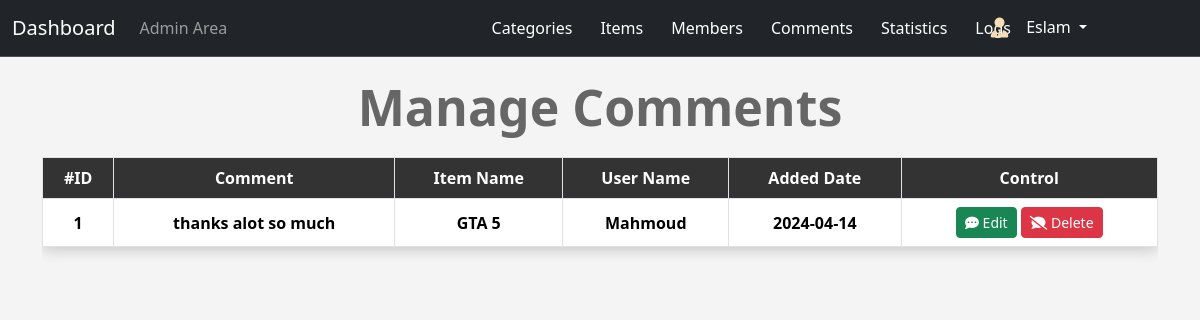
The app's page /admin/comments.php (signed in) with its own data.
### tables this page shows
CREATE TABLE `comments` (
  `c_id` int(11) NOT NULL,
  `comment` text NOT NULL,
  `comment_date` date NOT NULL,
  `status` tinyint(4) NOT NULL,
  `item_id` int(11) NOT NULL,
  `user_id` int(11) NOT NULL
);

CREATE TABLE `items` (
  `Item_ID` int(11) NOT NULL,
  `Name` varchar(255) NOT NULL,
  `Description` text NOT NULL,
  `Price` varchar(255) NOT NULL,
  `Add_Date` date NOT NULL,
  `Country_Made` varchar(255) NOT NULL,
  `Image` varchar(255) NOT NULL,
  `Status` varchar(255) NOT NULL,
  `Rating` smallint(6) NOT NULL,
  `Cat_ID` int(11) NOT NULL,
  `Member_ID` int(11) NOT NULL,
  `Approve` tinyint(4) NOT NULL DEFAULT 0
);

CREATE TABLE `users` (
  `UserID` int(11) NOT NULL,
  `Username` varchar(255) NOT NULL COMMENT 'User Name For Login',
  `Password` varchar(255) NOT NULL,
  `Email` varchar(255) NOT NULL,
  `FullName` varchar(255) NOT NULL,
  `GroupID` int(11) NOT NULL DEFAULT 0 COMMENT 'Identify Users Group',
  `TrustStatus` int(11) NOT NULL DEFAULT 0,
  `RegStatus` int(11) NOT NULL DEFAULT 0,
  `Date` date NOT NULL
);

### admin/comments.php (the view, shortened to what this page needs)
<?php
if (isset($_SESSION['Username'])) {
    include 'init.php';
    $do = isset($_GET['do']) ? $_GET['do'] : 'Manage';
    if($do == 'Manage'){
        $stmt = $con->prepare('SELECT comments.*, items.Name AS item_name, users.Username AS username FROM comments
        INNER JOIN items ON items.Item_ID = comments.item_id
        INNER JOIN users ON users.UserID = comments.user_id');
        $stmt->execute();
        $rows = $stmt->fetchAll();
        if (! empty($rows)) {
?>
        <h1 class="text-center">Manage Comments</h1>
            <div class="container">
                <div class="table-responsive">
                    <table class="main-table table table-bordered text-center">
                        <tr>
                            <td><strong>#ID</strong></td>
                            <td><strong>Comment</strong></td>
                            <td><strong>Item Name</strong></td>
                            <td><strong>User Name</strong></td>
                            <td><strong>Added Date</strong></td>
                            <td><strong>Control</strong></td>
                        </tr>
                        <?php
                        foreach ($rows as $row) {
                            echo '<tr>';
                                echo '<td><strong>' . $row['c_id'] . '</strong></td>';
                                echo '<td><strong>' . $row['comment'] . '</strong></td>';
                                echo '<td><strong>' . $row['item_name'] . '</strong></td>';
                                echo '<td><strong>' . $row['username'] . '</strong></td>';
                                echo '<td><strong>' . $row['comment_date'] . '</td>';
                                echo '<td>
                                    <a href="?do=Edit&comid=' . $row['c_id'] . '" class="btn btn-sm btn-success"><i class="fa-solid fa-comment-dots"></i> Edit</a>
                                    <a href="?do=Delete&comid='. $row['c_id'] . '" class="btn btn-sm btn-danger confirm"><i class="fa-solid fa-comment-slash"></i> Delete</a>';
                                echo '</td>';
                            echo '</tr>';
                        }
                        ?>
                    </table>
                </div>
            </div>
<?php
                    } else {
                        echo '<h1 class="text-center">Manage comments</h1>';
                    echo '<div class="container">';
                    echo '<div class="alert alert-info text-center" role="alert"><i class="fa-solid fa-circle-info"></i> <strong>There is not Record for users to show it</strong></div>';
                    echo '</div>';
                    }
?>
<?php
    }
    include $tplDir . 'footer.php';
}

### admin/layout/css/brands.css (style rules this page uses)
:root, :host { --fa-style-family-brands: 'Font Awesome 6 Brands'; --fa-font-brands: normal 400 1em/1 'Font Awesome 6 Brands'; }

### admin/layout/css/solid.css (style rules this page uses)
:root, :host { --fa-style-family-classic: 'Font Awesome 6 Free'; --fa-font-solid: normal 900 1em/1 'Font Awesome 6 Free'; }
.fas, .fa-solid { font-weight: 900; }

### admin/layout/css/backend.css (style rules this page uses)
body { background-color: #f4f4f4; }
h1 { font-size: 50px; margin: 20px 0; font-weight: bold; color: #666; }
.main-table td { background-color: #fff; vertical-align: middle !important; }
.main-table tr:first-child td { background-color: #333 !important; color: #fff; }
.main-table { -webkit-box-shadow: 0px 4px 12px #ccc; -moz-box-shadow: 0px 4px 12px #ccc; box-shadow: 0px 4px 12px #ccc; }

### records on screen
comments: c_id "1", comment "thanks alot so much", item.Name "GTA 5", user.Username "Mahmoud", comment_date "2024-04-14"

### other values on screen
language('ADMIN_HOME') "Admin Area"
language('CATEGORIES') "Categories"
language('ITEMS') "Items"
language('MEMBERS') "Members"
language('COMMENTS') "Comments"
language('STATISTICS') "Statistics"
language('LOGS') "Logs"
$_SESSION['Username'] "Eslam"
